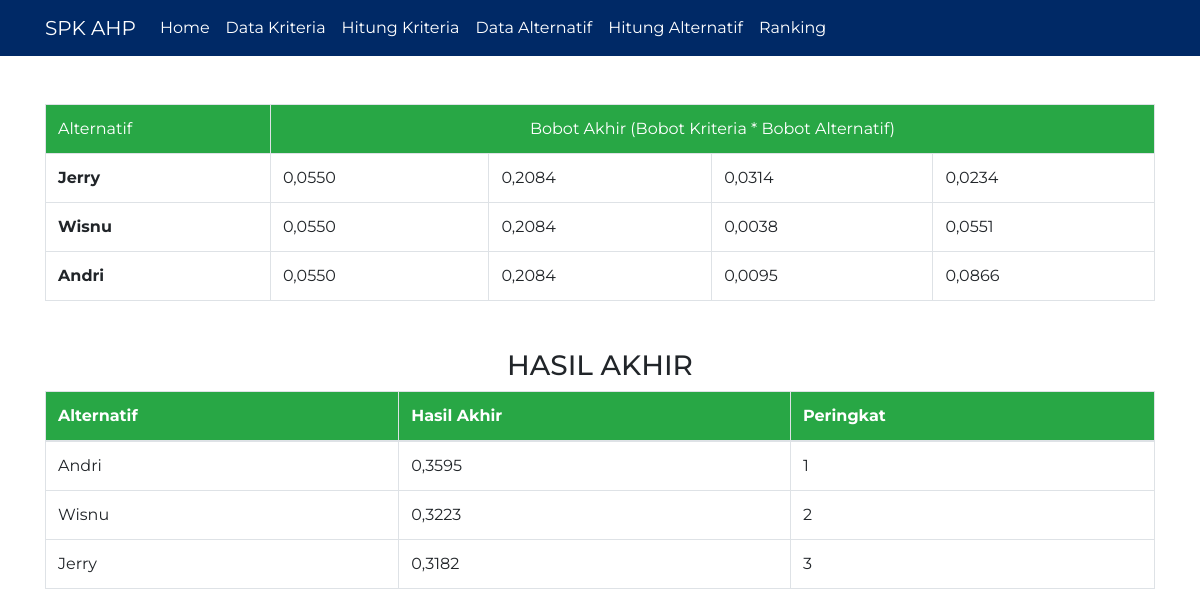
The page /rangking.php on the database its author committed.
### tables this page shows
CREATE TABLE `alternatif` (
  `id` varchar(3) NOT NULL,
  `nama` varchar(50) DEFAULT NULL,
  `hasil_akhir` float DEFAULT NULL
);

CREATE TABLE `juml_alt_kri` (
  `id_alternatif` varchar(3) NOT NULL,
  `id_kriteria` varchar(3) NOT NULL,
  `jumlah` float DEFAULT NULL,
  `bobot_alternatif` float DEFAULT NULL,
  `bobot_akhir` float DEFAULT NULL
);

CREATE TABLE `kriteria` (
  `id` varchar(3) NOT NULL,
  `nama` varchar(50) DEFAULT NULL,
  `jumlah_kriteria` float DEFAULT NULL,
  `bobot_kriteria` float DEFAULT NULL
);

### rangking.php (the view, shortened to what this page needs)
<?php
include 'header/header.php';
include 'koneksi/koneksi.php';
?>
<section class="mt-5">
    <?php
    $countCr = mysqli_query($koneksi, "SELECT COUNT(*) as kolom FROM kriteria");
    $count = mysqli_fetch_assoc($countCr);
    ?>
    <table class="table table-bordered">
        <tbody>
            <tr class="bg-success text-white">
                <td>Alternatif</td>
                <td colspan='<?= $count['kolom']; ?>' class="text-center">Bobot Akhir (Bobot Kriteria * Bobot Alternatif) </td>
            </tr>
            <?php
            $alternatif = mysqli_query($koneksi, "SELECT * FROM alternatif");
            while ($result = mysqli_fetch_assoc($alternatif)) : ?>
                <tr>
                    <th><?= $result['nama']; ?></th>
                    <?php
                    $cr = mysqli_query($koneksi, "SELECT * FROM kriteria ORDER BY id ASC");
                    while ($kriteria = mysqli_fetch_assoc($cr)) : ?>
                        <?php
                        $alt = mysqli_query($koneksi, "SELECT * FROM juml_alt_kri WHERE id_kriteria='$kriteria[id]' AND id_alternatif='$result[id]'");
                        while ($wAlt = mysqli_fetch_assoc($alt)) : ?>
                            <td>
                                <?php
                                $weight = $kriteria['bobot_kriteria'] * $wAlt['bobot_alternatif'];
                                echo number_format($weight, 4, ',', '.');
                                ?>
                            </td>
                        <?php endwhile; ?>
                    <?php endwhile; ?>
                </tr>
            <?php endwhile; ?>
        </tbody>
    </table>
</section>
<section class="mt-5">
    <h3 class="text-center">HASIL AKHIR</h3>
    <table class="table table-bordered">
        <thead class="bg-success text-white">
            <th>Alternatif</th>
            <th>Hasil Akhir</th>
            <th>Peringkat</th>
        </thead>
        <tbody>
            <?php
            $rank = 1;
            $alt2 = mysqli_query($koneksi, "SELECT * FROM alternatif ORDER BY hasil_akhir DESC");
            while ($result2 = mysqli_fetch_assoc($alt2)) : ?>
                <tr>
                    <td><?= $result2['nama'] ?></td>
                    <td>
                        <?php
                        $r = mysqli_query($koneksi, "SELECT SUM(bobot_akhir) as hasil FROM juml_alt_kri WHERE id_alternatif='$result2[id]'");
                        while ($hasilAkhir = mysqli_fetch_assoc($r)) {
                            echo number_format($result2['hasil_akhir'], 4, ',', '.');
                        }
                        ?>
                    </td>
                    <td><?= $rank++; ?></td>
                </tr>
            <?php endwhile; ?>
        </tbody>
    </table>
</section>
<?php include 'footer/footer.php'; ?>

### asset/css/style.css (style rules this page uses)
* { font-family: "Montserrat", sans-serif; }

### rows shown on the page
alternatif: nama "Jerry", hasil_akhir "0,3182"
juml_alt_kri: weight "0,0550"
juml_alt_kri: weight "0,2084"
juml_alt_kri: weight "0,0314"
juml_alt_kri: weight "0,0234"
alternatif: nama "Wisnu", hasil_akhir "0,3223"
juml_alt_kri: weight "0,0550"
juml_alt_kri: weight "0,2084"
juml_alt_kri: weight "0,0038"
juml_alt_kri: weight "0,0551"
alternatif: nama "Andri", hasil_akhir "0,3595"
juml_alt_kri: weight "0,0550"
juml_alt_kri: weight "0,2084"
juml_alt_kri: weight "0,0095"
juml_alt_kri: weight "0,0866"
